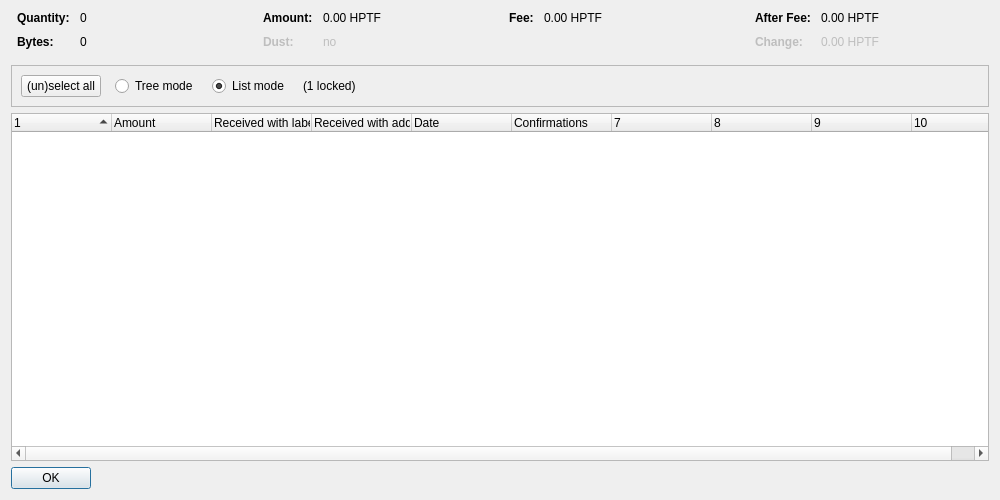
<?xml version="1.0" encoding="UTF-8"?>
<ui version="4.0">
 <class>CoinControlDialog</class>
 <widget class="QDialog" name="CoinControlDialog">
  <property name="geometry">
   <rect>
    <x>0</x>
    <y>0</y>
    <width>1000</width>
    <height>500</height>
   </rect>
  </property>
  <property name="windowTitle">
   <string>Coin Selection</string>
  </property>
  <layout class="QVBoxLayout" name="verticalLayout">
   <item>
    <layout class="QHBoxLayout" name="horizontalLayoutTop" stretch="0,0,0,0">
     <property name="topMargin">
      <number>0</number>
     </property>
     <property name="bottomMargin">
      <number>10</number>
     </property>
     <item>
      <layout class="QFormLayout" name="formLayoutCoinControl1">
       <property name="horizontalSpacing">
        <number>10</number>
       </property>
       <property name="verticalSpacing">
        <number>10</number>
       </property>
       <property name="leftMargin">
        <number>6</number>
       </property>
       <property name="rightMargin">
        <number>6</number>
       </property>
       <item row="0" column="0">
        <widget class="QLabel" name="labelCoinControlQuantityText">
         <property name="font">
          <font>
           <weight>75</weight>
           <bold>true</bold>
          </font>
         </property>
         <property name="text">
          <string>Quantity:</string>
         </property>
        </widget>
       </item>
       <item row="0" column="1">
        <widget class="QLabel" name="labelCoinControlQuantity">
         <property name="cursor">
          <cursorShape>IBeamCursor</cursorShape>
         </property>
         <property name="contextMenuPolicy">
          <enum>Qt::ActionsContextMenu</enum>
         </property>
         <property name="text">
          <string notr="true">0</string>
         </property>
         <property name="textInteractionFlags">
          <set>Qt::LinksAccessibleByMouse|Qt::TextSelectableByKeyboard|Qt::TextSelectableByMouse</set>
         </property>
        </widget>
       </item>
       <item row="1" column="0">
        <widget class="QLabel" name="labelCoinControlBytesText">
         <property name="font">
          <font>
           <weight>75</weight>
           <bold>true</bold>
          </font>
         </property>
         <property name="text">
          <string>Bytes:</string>
         </property>
        </widget>
       </item>
       <item row="1" column="1">
        <widget class="QLabel" name="labelCoinControlBytes">
         <property name="cursor">
          <cursorShape>IBeamCursor</cursorShape>
         </property>
         <property name="contextMenuPolicy">
          <enum>Qt::ActionsContextMenu</enum>
         </property>
         <property name="text">
          <string notr="true">0</string>
         </property>
         <property name="textInteractionFlags">
          <set>Qt::LinksAccessibleByMouse|Qt::TextSelectableByKeyboard|Qt::TextSelectableByMouse</set>
         </property>
        </widget>
       </item>
      </layout>
     </item>
     <item>
      <layout class="QFormLayout" name="formLayoutCoinControl2">
       <property name="horizontalSpacing">
        <number>10</number>
       </property>
       <property name="verticalSpacing">
        <number>10</number>
       </property>
       <property name="leftMargin">
        <number>6</number>
       </property>
       <property name="rightMargin">
        <number>6</number>
       </property>
       <item row="0" column="0">
        <widget class="QLabel" name="labelCoinControlAmountText">
         <property name="font">
          <font>
           <weight>75</weight>
           <bold>true</bold>
          </font>
         </property>
         <property name="text">
          <string>Amount:</string>
         </property>
        </widget>
       </item>
       <item row="0" column="1">
        <widget class="QLabel" name="labelCoinControlAmount">
         <property name="cursor">
          <cursorShape>IBeamCursor</cursorShape>
         </property>
         <property name="contextMenuPolicy">
          <enum>Qt::ActionsContextMenu</enum>
         </property>
         <property name="text">
          <string notr="true">0.00 HPTF</string>
         </property>
         <property name="textInteractionFlags">
          <set>Qt::LinksAccessibleByMouse|Qt::TextSelectableByKeyboard|Qt::TextSelectableByMouse</set>
         </property>
        </widget>
       </item>
       <item row="1" column="0">
        <widget class="QLabel" name="labelCoinControlLowOutputText">
         <property name="enabled">
          <bool>false</bool>
         </property>
         <property name="font">
          <font>
           <weight>75</weight>
           <bold>true</bold>
          </font>
         </property>
         <property name="text">
          <string>Dust:</string>
         </property>
        </widget>
       </item>
       <item row="1" column="1">
        <widget class="QLabel" name="labelCoinControlLowOutput">
         <property name="enabled">
          <bool>false</bool>
         </property>
         <property name="cursor">
          <cursorShape>IBeamCursor</cursorShape>
         </property>
         <property name="contextMenuPolicy">
          <enum>Qt::ActionsContextMenu</enum>
         </property>
         <property name="text">
          <string notr="true">no</string>
         </property>
         <property name="textInteractionFlags">
          <set>Qt::LinksAccessibleByMouse|Qt::TextSelectableByKeyboard|Qt::TextSelectableByMouse</set>
         </property>
        </widget>
       </item>
      </layout>
     </item>
     <item>
      <layout class="QFormLayout" name="formLayoutCoinControl3">
       <property name="horizontalSpacing">
        <number>10</number>
       </property>
       <property name="verticalSpacing">
        <number>10</number>
       </property>
       <property name="leftMargin">
        <number>6</number>
       </property>
       <property name="rightMargin">
        <number>6</number>
       </property>
       <item row="0" column="0">
        <widget class="QLabel" name="labelCoinControlFeeText">
         <property name="font">
          <font>
           <weight>75</weight>
           <bold>true</bold>
          </font>
         </property>
         <property name="text">
          <string>Fee:</string>
         </property>
        </widget>
       </item>
       <item row="0" column="1">
        <widget class="QLabel" name="labelCoinControlFee">
         <property name="cursor">
          <cursorShape>IBeamCursor</cursorShape>
         </property>
         <property name="contextMenuPolicy">
          <enum>Qt::ActionsContextMenu</enum>
         </property>
         <property name="text">
          <string notr="true">0.00 HPTF</string>
         </property>
         <property name="textInteractionFlags">
          <set>Qt::LinksAccessibleByMouse|Qt::TextSelectableByKeyboard|Qt::TextSelectableByMouse</set>
         </property>
        </widget>
       </item>
      </layout>
     </item>
     <item>
      <layout class="QFormLayout" name="formLayoutCoinControl4">
       <property name="horizontalSpacing">
        <number>10</number>
       </property>
       <property name="verticalSpacing">
        <number>10</number>
       </property>
       <property name="leftMargin">
        <number>6</number>
       </property>
       <property name="rightMargin">
        <number>6</number>
       </property>
       <item row="0" column="0">
        <widget class="QLabel" name="labelCoinControlAfterFeeText">
         <property name="font">
          <font>
           <weight>75</weight>
           <bold>true</bold>
          </font>
         </property>
         <property name="text">
          <string>After Fee:</string>
         </property>
        </widget>
       </item>
       <item row="0" column="1">
        <widget class="QLabel" name="labelCoinControlAfterFee">
         <property name="cursor">
          <cursorShape>IBeamCursor</cursorShape>
         </property>
         <property name="contextMenuPolicy">
          <enum>Qt::ActionsContextMenu</enum>
         </property>
         <property name="text">
          <string notr="true">0.00 HPTF</string>
         </property>
         <property name="textInteractionFlags">
          <set>Qt::LinksAccessibleByMouse|Qt::TextSelectableByKeyboard|Qt::TextSelectableByMouse</set>
         </property>
        </widget>
       </item>
       <item row="1" column="0">
        <widget class="QLabel" name="labelCoinControlChangeText">
         <property name="enabled">
          <bool>false</bool>
         </property>
         <property name="font">
          <font>
           <weight>75</weight>
           <bold>true</bold>
          </font>
         </property>
         <property name="text">
          <string>Change:</string>
         </property>
        </widget>
       </item>
       <item row="1" column="1">
        <widget class="QLabel" name="labelCoinControlChange">
         <property name="enabled">
          <bool>false</bool>
         </property>
         <property name="cursor">
          <cursorShape>IBeamCursor</cursorShape>
         </property>
         <property name="contextMenuPolicy">
          <enum>Qt::ActionsContextMenu</enum>
         </property>
         <property name="text">
          <string notr="true">0.00 HPTF</string>
         </property>
         <property name="textInteractionFlags">
          <set>Qt::LinksAccessibleByMouse|Qt::TextSelectableByKeyboard|Qt::TextSelectableByMouse</set>
         </property>
        </widget>
       </item>
      </layout>
     </item>
    </layout>
   </item>
   <item>
    <widget class="QFrame" name="frame">
     <property name="minimumSize">
      <size>
       <width>0</width>
       <height>40</height>
      </size>
     </property>
     <property name="frameShape">
      <enum>QFrame::StyledPanel</enum>
     </property>
     <property name="frameShadow">
      <enum>QFrame::Sunken</enum>
     </property>
     <layout class="QHBoxLayout" name="horizontalLayout">
      <item>
       <layout class="QHBoxLayout" name="horizontalLayoutPanel" stretch="0,0,0,0,0">
        <property name="spacing">
         <number>14</number>
        </property>
        <item>
         <widget class="QPushButton" name="pushButtonSelectAll">
          <property name="sizePolicy">
           <sizepolicy hsizetype="Maximum" vsizetype="Fixed">
            <horstretch>0</horstretch>
            <verstretch>0</verstretch>
           </sizepolicy>
          </property>
          <property name="text">
           <string>(un)select all</string>
          </property>
          <property name="autoDefault">
           <bool>false</bool>
          </property>
         </widget>
        </item>
        <item>
         <widget class="QRadioButton" name="radioTreeMode">
          <property name="sizePolicy">
           <sizepolicy hsizetype="Maximum" vsizetype="Fixed">
            <horstretch>0</horstretch>
            <verstretch>0</verstretch>
           </sizepolicy>
          </property>
          <property name="text">
           <string>Tree mode</string>
          </property>
         </widget>
        </item>
        <item>
         <widget class="QRadioButton" name="radioListMode">
          <property name="sizePolicy">
           <sizepolicy hsizetype="Maximum" vsizetype="Fixed">
            <horstretch>0</horstretch>
            <verstretch>0</verstretch>
           </sizepolicy>
          </property>
          <property name="text">
           <string>List mode</string>
          </property>
          <property name="checked">
           <bool>true</bool>
          </property>
         </widget>
        </item>
        <item>
         <widget class="QLabel" name="labelLocked">
          <property name="text">
           <string notr="true">(1 locked)</string>
          </property>
         </widget>
        </item>
        <item>
         <spacer name="horizontalSpacer">
          <property name="orientation">
           <enum>Qt::Horizontal</enum>
          </property>
          <property name="sizeHint" stdset="0">
           <size>
            <width>40</width>
            <height>20</height>
           </size>
          </property>
         </spacer>
        </item>
       </layout>
      </item>
     </layout>
    </widget>
   </item>
   <item>
    <widget class="CoinControlTreeWidget" name="treeWidget">
     <property name="contextMenuPolicy">
      <enum>Qt::CustomContextMenu</enum>
     </property>
     <property name="sortingEnabled">
      <bool>false</bool>
     </property>
     <property name="columnCount">
      <number>10</number>
     </property>
     <attribute name="headerShowSortIndicator" stdset="0">
      <bool>true</bool>
     </attribute>
     <attribute name="headerStretchLastSection">
      <bool>false</bool>
     </attribute>
     <column>
      <property name="text">
       <string/>
      </property>
     </column>
     <column>
      <property name="text">
       <string>Amount</string>
      </property>
     </column>
     <column>
      <property name="text">
       <string>Received with label</string>
      </property>
     </column>
     <column>
      <property name="text">
       <string>Received with address</string>
      </property>
     </column>
     <column>
      <property name="text">
       <string>Date</string>
      </property>
     </column>
     <column>
      <property name="text">
       <string>Confirmations</string>
      </property>
      <property name="toolTip">
       <string>Confirmed</string>
      </property>
     </column>
     <column>
      <property name="text">
       <string/>
      </property>
     </column>
     <column>
      <property name="text">
       <string/>
      </property>
     </column>
     <column>
      <property name="text">
       <string/>
      </property>
     </column>
     <column>
      <property name="text">
       <string/>
      </property>
     </column>
    </widget>
   </item>
   <item>
    <widget class="QDialogButtonBox" name="buttonBox">
     <property name="sizePolicy">
      <sizepolicy hsizetype="Maximum" vsizetype="Fixed">
       <horstretch>0</horstretch>
       <verstretch>0</verstretch>
      </sizepolicy>
     </property>
     <property name="orientation">
      <enum>Qt::Horizontal</enum>
     </property>
     <property name="standardButtons">
      <set>QDialogButtonBox::Ok</set>
     </property>
    </widget>
   </item>
  </layout>
 </widget>
 <customwidgets>
  <customwidget>
   <class>CoinControlTreeWidget</class>
   <extends>QTreeWidget</extends>
   <header>qt/coincontroltreewidget.h</header>
  </customwidget>
 </customwidgets>
 <resources/>
 <connections/>
</ui>
